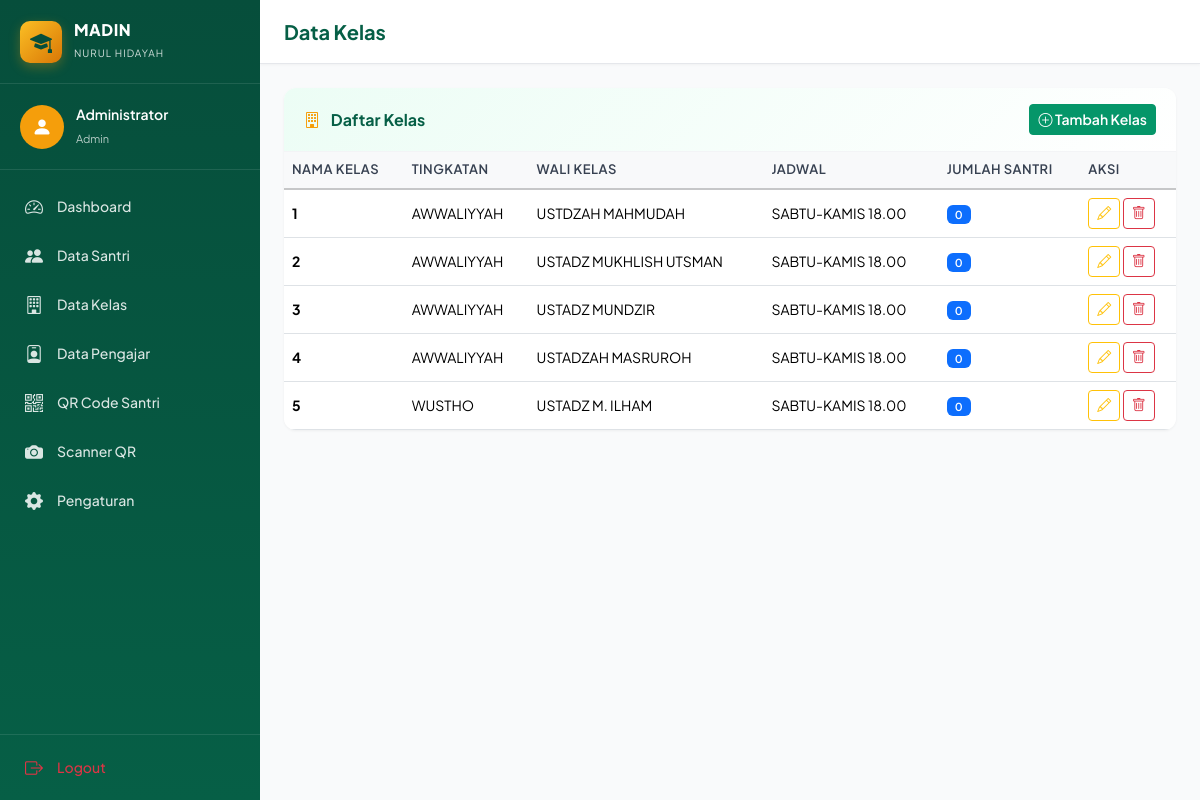
Page /kelas (signed in) on the committed database.
### tables this page shows
CREATE TABLE users (
    id INTEGER PRIMARY KEY AUTOINCREMENT,
    username TEXT UNIQUE NOT NULL,
    password_hash TEXT NOT NULL,
    nama_lengkap TEXT NOT NULL,
    role TEXT NOT NULL CHECK(role IN ('admin', 'ustaz', 'wali')),
    email TEXT,
    nomor_hp TEXT,
    foto TEXT,
    status INTEGER DEFAULT 1,
    last_login TEXT,
    created_at TEXT DEFAULT (datetime('now', 'localtime')),
    updated_at TEXT DEFAULT (datetime('now', 'localtime'))
);

CREATE TABLE kelas (
    id INTEGER PRIMARY KEY AUTOINCREMENT,
    nama_kelas TEXT UNIQUE NOT NULL,
    tingkatan TEXT NOT NULL,
    wali_kelas TEXT,
    jadwal TEXT,
    keterangan TEXT,
    status INTEGER DEFAULT 1,
    created_at TEXT DEFAULT (datetime('now', 'localtime'))
);

### app.py (the view)
@app.route('/kelas')
@login_required
@admin_required
def kelas_index():
    db = get_db()
    kelas_list = db.execute("""
        SELECT k.*, (SELECT COUNT(*) FROM santri WHERE kelas_id=k.id AND status=1) as jml_santri
        FROM kelas k WHERE k.status=1 ORDER BY k.nama_kelas
    """).fetchall()
    return render_template('kelas/index.html', kelas=kelas_list)

### app.py (called while the page is built)
@login_manager.user_loader
def load_user(user_id):
    db = get_db()
    row = db.execute(
        "SELECT id, username, nama_lengkap, role, foto FROM users WHERE id = ? AND status = 1",
        (user_id,)
    ).fetchone()
    if row:
        return User(row['id'], row['username'], row['nama_lengkap'], row['role'], row['foto'])
    return None

def get_db():
    if 'db' not in g:
        g.db = sqlite3.connect(app.config['DATABASE'])
        g.db.row_factory = sqlite3.Row
        g.db.execute("PRAGMA foreign_keys = ON")
    return g.db

@app.context_processor
def inject_globals():
    try:
        db = get_db()
        settings_rows = db.execute("SELECT key, value FROM settings").fetchall()
        settings = {r['key']: r['value'] for r in settings_rows}
    except Exception:
        settings = {
            'nama_madin': 'Madin Nurul Hidayah',
            'alamat_madin': 'Jl. Raya Nurul Hidayah',
            'telepon_madin': '-',
            'logo_madin': 'logo.png'
        }
    return dict(
        settings=settings,
        now=datetime.now(TZ),
        current_year=datetime.now(TZ).year
    )

### templates/kelas/index.html (shortened to what this page needs)
{% extends "base.html" %}
{% block page_title %}Data Kelas{% endblock %}
{% block content %}
<div class="card-custom">
    <div class="card-custom-header d-flex justify-content-between align-items-center">
        <h5 class="mb-0"><i class="bi bi-building"></i> Daftar Kelas</h5>
        <button class="btn btn-sm btn-primary" data-bs-toggle="modal" data-bs-target="#tambahModal">
            <i class="bi bi-plus-circle"></i> Tambah Kelas
        </button>
    </div>
    <div class="card-custom-body p-0">
        <div class="table-responsive">
            <table class="table table-hover mb-0">
                <thead class="table-light">
                    <tr><th>Nama Kelas</th><th>Tingkatan</th><th>Wali Kelas</th><th>Jadwal</th><th>Jumlah Santri</th><th>Aksi</th></tr>
                </thead>
                <tbody>
                    {% for k in kelas %}
                    <tr>
                        <td><strong>{{ k.nama_kelas }}</strong></td>
                        <td>{{ k.tingkatan }}</td>
                        <td>{{ k.wali_kelas or '-' }}</td>
                        <td>{{ k.jadwal or '-' }}</td>
                        <td><span class="badge bg-primary">{{ k.jml_santri }}</span></td>
                        <td>
                            <button class="btn btn-sm btn-outline-warning" data-bs-toggle="modal" data-bs-target="#editModal{{ k.id }}">
                                <i class="bi bi-pencil"></i>
                            </button>
                            <form method="POST" action="{{ url_for('kelas_hapus', id=k.id) }}" class="d-inline" onsubmit="return confirm('Hapus kelas ini?')">
                                <button class="btn btn-sm btn-outline-danger"><i class="bi bi-trash"></i></button>
                            </form>
                        </td>
                    </tr>
                    {% else %}
                    <tr><td colspan="6" class="text-center text-muted">Belum ada kelas</td></tr>
                    {% endfor %}
                </tbody>
            </table>
        </div>
    </div>
</div>
{% endblock %}

### templates/base.html (shortened to what this page needs)
<!DOCTYPE html>
<html lang="id">
<head>
    <link href="https://cdn.jsdelivr.net/npm/bootstrap@5.3.2/dist/css/bootstrap.min.css" rel="stylesheet">
    <link href="https://cdn.jsdelivr.net/npm/bootstrap-icons@1.11.2/font/bootstrap-icons.css" rel="stylesheet">
    <link href="{{ url_for('static', filename='css/style.css') }}" rel="stylesheet">
</head>
<body>
    {% if current_user.is_authenticated %}
    <div class="app-wrapper">
        <aside class="sidebar" id="sidebar">
            <div class="sidebar-header">
                <div class="logo-wrapper">
                    <div class="logo-icon">
                        <i class="bi bi-mortarboard-fill"></i>
                    </div>
                    <div class="logo-text">
                        <h6>MADIN</h6>
                        <small>NURUL HIDAYAH</small>
                    </div>
                </div>
            </div>
            <div class="sidebar-user">
                <div class="user-avatar">
                    <i class="bi bi-person-fill"></i>
                </div>
                <div class="user-info">
                    <strong>{{ current_user.nama_lengkap }}</strong>
                    <small>{{ current_user.role|title }}</small>
                </div>
            </div>
            <nav class="sidebar-menu">
                {% if current_user.role == 'admin' %}
                <a href="{{ url_for('admin_dashboard') }}" class="menu-item {% if request.endpoint == 'admin_dashboard' %}active{% endif %}">
                    <i class="bi bi-speedometer2"></i><span>Dashboard</span>
                </a>
                <a href="{{ url_for('santri_index') }}" class="menu-item">
                    <i class="bi bi-people-fill"></i><span>Data Santri</span>
                </a>
                <a href="{{ url_for('kelas_index') }}" class="menu-item">
                    <i class="bi bi-building"></i><span>Data Kelas</span>
                </a>
                <a href="{{ url_for('pengajar_index') }}" class="menu-item">
                    <i class="bi bi-person-badge"></i><span>Data Pengajar</span>
                </a>
                <a href="{{ url_for('qr_index') }}" class="menu-item">
                    <i class="bi bi-qr-code"></i><span>QR Code Santri</span>
                </a>
                <a href="{{ url_for('absensi_scan') }}" class="menu-item">
                    <i class="bi bi-camera-fill"></i><span>Scanner QR</span>
                </a>
                <a href="{{ url_for('pengaturan') }}" class="menu-item">
                    <i class="bi bi-gear-fill"></i><span>Pengaturan</span>
                </a>
                {% endif %}
            </nav>
            <div class="sidebar-footer">
                <a href="{{ url_for('logout') }}" class="menu-item text-danger">
                    <i class="bi bi-box-arrow-right"></i><span>Logout</span>
                </a>
            </div>
        </aside>
        <div class="main-content">
            <nav class="top-navbar">
                <div class="navbar-title">
                    <h5>{% block page_title %}Dashboard{% endblock %}</h5>
                </div>
            </nav>
            <main class="content-area">
                {% block content %}{% endblock %}
            </main>
        </div>
    </div>
    {% else %}
    <div class="container mt-5">
        <p>Silakan <a href="{{ url_for('login') }}">login</a> terlebih dahulu.</p>
    </div>
    {% endif %}
</body>
</html>

### static/css/style.css (style rules this page uses)
:root { --emerald-50: #ecfdf5; --emerald-100: #d1fae5; --emerald-500: #10b981; --emerald-600: #059669; --emerald-700: #047857; --emerald-800: #065f46; --emerald-900: #064e3b; --gold-400: #fbbf24; --gold-500: #f59e0b; --gold-600: #d97706; --gray-50: #f9fafb; --gray-100: #f3f4f6; --gray-200: #e5e7eb; --gray-500: #6b7280; --gray-700: #374151; --gray-900: #111827; --sidebar-width: 260px; --navbar-height: 64px; }
* { box-sizing: border-box; }
body { font-family: 'Plus Jakarta Sans', -apple-system, BlinkMacSystemFont, sans-serif; background: var(--gray-50); color: var(--gray-900); margin: 0; min-height: 100vh; }
.app-wrapper { display: flex; min-height: 100vh; }
.sidebar { width: var(--sidebar-width); background: linear-gradient(180deg, var(--emerald-900) 0%, var(--emerald-800) 100%); color: white; position: fixed; top: 0; left: 0; height: 100vh; overflow-y: auto; z-index: 1000; transition: transform 0.3s; display: flex; flex-direction: column; }
.sidebar-header { padding: 20px; border-bottom: 1px solid rgba(255,255,255,0.1); display: flex; justify-content: space-between; align-items: center; }
.logo-wrapper { display: flex; align-items: center; gap: 12px; }
.logo-icon { width: 42px; height: 42px; background: linear-gradient(135deg, var(--gold-400), var(--gold-600)); border-radius: 10px; display: flex; align-items: center; justify-content: center; font-size: 22px; color: var(--emerald-900); box-shadow: 0 4px 12px rgba(245,158,11,0.3); }
.logo-text h6 { margin: 0; font-weight: 800; font-size: 16px; letter-spacing: 0.5px; }
.logo-text small { font-size: 10px; opacity: 0.8; letter-spacing: 1px; }
.sidebar-user { padding: 20px; border-bottom: 1px solid rgba(255,255,255,0.1); display: flex; align-items: center; gap: 12px; }
.user-avatar { width: 44px; height: 44px; border-radius: 50%; background: var(--gold-500); display: flex; align-items: center; justify-content: center; font-size: 20px; color: white; overflow: hidden; flex-shrink: 0; }
.user-info strong { display: block; font-size: 14px; font-weight: 600; }
.user-info small { font-size: 11px; opacity: 0.7; }
.sidebar-menu { flex: 1; padding: 12px 0; }
.menu-item { display: flex; align-items: center; gap: 12px; padding: 11px 20px; color: rgba(255,255,255,0.85); text-decoration: none; font-size: 14px; font-weight: 500; border-left: 3px solid transparent; transition: all 0.2s; }
.menu-item i { font-size: 18px; width: 22px; text-align: center; }
.sidebar-footer { border-top: 1px solid rgba(255,255,255,0.1); padding: 8px 0; }
.main-content { flex: 1; margin-left: var(--sidebar-width); min-width: 0; display: flex; flex-direction: column; }
.top-navbar { height: var(--navbar-height); background: white; border-bottom: 1px solid var(--gray-200); padding: 0 24px; display: flex; align-items: center; gap: 16px; position: sticky; top: 0; z-index: 100; box-shadow: 0 1px 3px rgba(0,0,0,0.04); }
.navbar-title { flex: 1; }
.navbar-title h5 { margin: 0; font-weight: 700; color: var(--emerald-800); }
.content-area { flex: 1; padding: 24px; }
.card-custom { background: white; border-radius: 12px; box-shadow: 0 1px 3px rgba(0,0,0,0.05); overflow: hidden; margin-bottom: 0; }
.card-custom-header { padding: 16px 20px; border-bottom: 1px solid var(--gray-100); background: linear-gradient(135deg, var(--emerald-50), white); }
.card-custom-header h5 { margin: 0; font-weight: 700; color: var(--emerald-800); font-size: 16px; }
.card-custom-header h5 i { color: var(--gold-500); margin-right: 8px; }
.card-custom-body { padding: 20px; }
.table { margin-bottom: 0; }
.table thead th { font-weight: 600; font-size: 13px; text-transform: uppercase; letter-spacing: 0.5px; color: var(--gray-700); border-bottom-width: 2px; }
.table td { vertical-align: middle; font-size: 14px; }
.badge { font-weight: 600; font-size: 11px; padding: 4px 8px; }
.btn-primary { background: var(--emerald-600); border-color: var(--emerald-600); font-weight: 600; }

### rows in the picture
users: nama_lengkap "Administrator", role "Admin"
kelas: nama_kelas "1", tingkatan "AWWALIYYAH", wali_kelas "USTDZAH MAHMUDAH", jadwal "SABTU-KAMIS 18.00", jml_santri "0"
kelas: nama_kelas "2", tingkatan "AWWALIYYAH", wali_kelas "USTADZ MUKHLISH UTSMAN", jadwal "SABTU-KAMIS 18.00", jml_santri "0"
kelas: nama_kelas "3", tingkatan "AWWALIYYAH", wali_kelas "USTADZ MUNDZIR", jadwal "SABTU-KAMIS 18.00", jml_santri "0"
kelas: nama_kelas "4", tingkatan "AWWALIYYAH", wali_kelas "USTADZAH MASRUROH", jadwal "SABTU-KAMIS 18.00", jml_santri "0"
kelas: nama_kelas "5", tingkatan "WUSTHO", wali_kelas "USTADZ M. ILHAM", jadwal "SABTU-KAMIS 18.00", jml_santri "0"
